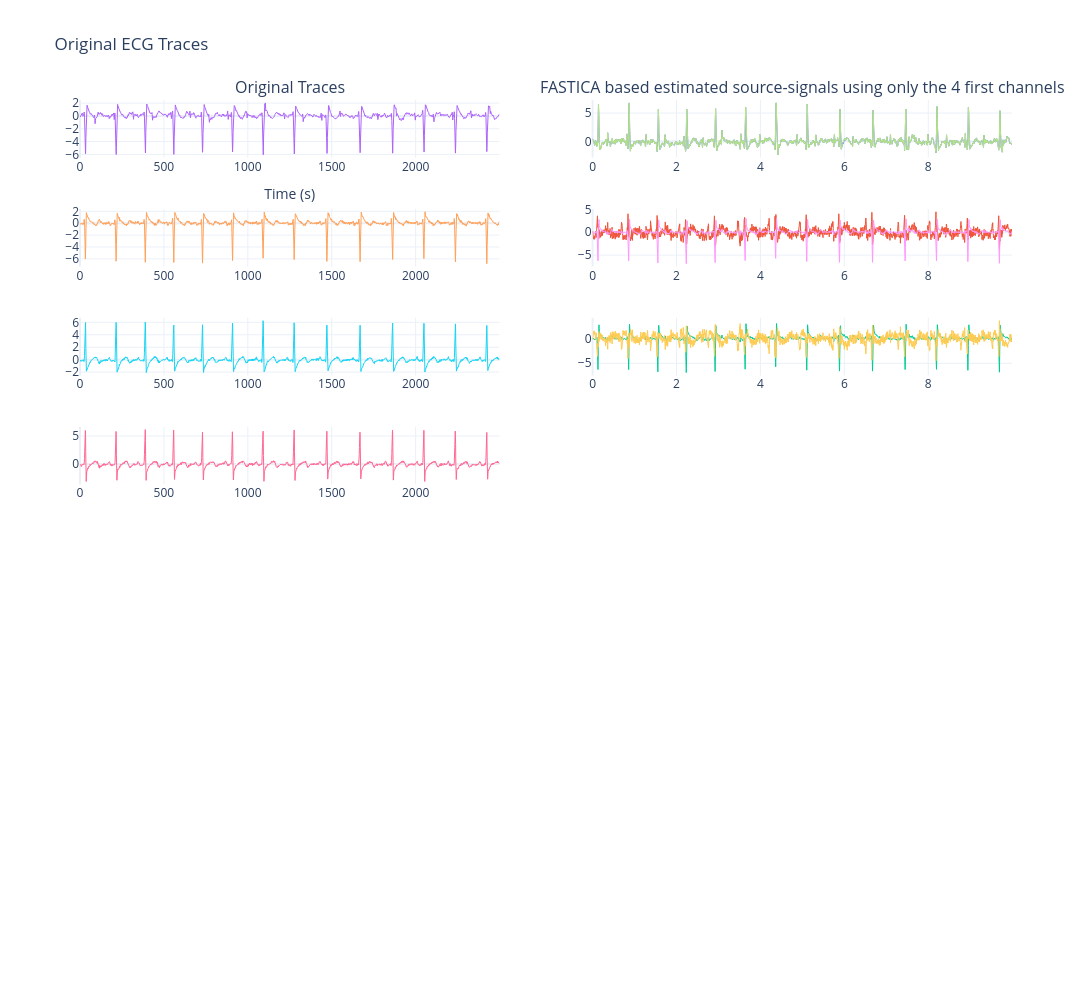

Notebook cell for this chart:
### Code cell
for i, channel in enumerate(ecg_df.columns.tolist()):
    
    fig.add_trace(
        go.Scatter(
            x=ecg_df.index,
            y=ecg_df[channel].values,
            mode='lines',
            line=dict(width=1),
            name=f'Ch{i+1}',
            showlegend=False
        ),
        row=i+1, col=1
    )
ica = FastICA(n_components=3)
S = ica.fit_transform(ecg_df.values)   # sources (icasig)
A = ica.mixing_            # mixing matrix (A)
W = ica.components_ 

fica_df = pd.DataFrame(S)
fica_df = pd.DataFrame(zscore(fica_df, axis=0))
for i, channel in enumerate(fica_df.columns.tolist()):
    fig.add_trace(
        go.Scatter(
            x=time,
            y=fica_df[channel].values, 
            mode='lines',
            line=dict(width=1),
            name=channel,
            showlegend=False,
        ),
        row=i+1, col=2
    )

fig.update_layout(
    height=1000,
    width=1600,
    title="Original ECG Traces",
    xaxis_title='Time (s)',
    template='plotly_white'
    
)
fig.update_xaxes(showgrid=True)
fig.update_yaxes(showgrid=True,)
fig.write_image(os.path.join(IMAGE_DIR,f"fastica_foetal_last_4_seonsors.png"), width=800, height=500, scale=2)
fig.show()

### Figure 1 — Plotly figure (JSON) as saved in the notebook; plotly's stock layout.template omitted (floating-point values rounded to 4 significant figures; data arrays with more than 128 entries replaced by an {"elided": "..."} marker saying what was removed)
{"data": [{"line": {"width": 1}, "mode": "lines", "name": "0", "showlegend": false, "type": "scatter", "x": {"elided": "2500 float values"}, "xaxis": "x2", "y": {"elided": "2500 float values"}, "yaxis": "y2"}, {"line": {"width": 1}, "mode": "lines", "name": "1", "showlegend": false, "type": "scatter", "x": {"elided": "2500 float values"}, "xaxis": "x4", "y": {"elided": "2500 float values"}, "yaxis": "y4"}, {"line": {"width": 1}, "mode": "lines", "name": "2", "showlegend": false, "type": "scatter", "x": {"elided": "2500 float values"}, "xaxis": "x6", "y": {"elided": "2500 float values"}, "yaxis": "y6"}, {"line": {"width": 1}, "mode": "lines", "name": "Ch1", "showlegend": false, "type": "scatter", "x": {"elided": "2500 int values"}, "xaxis": "x", "y": {"elided": "2500 float values"}, "yaxis": "y"}, {"line": {"width": 1}, "mode": "lines", "name": "Ch2", "showlegend": false, "type": "scatter", "x": {"elided": "2500 int values"}, "xaxis": "x3", "y": {"elided": "2500 float values"}, "yaxis": "y3"}, {"line": {"width": 1}, "mode": "lines", "name": "Ch3", "showlegend": false, "type": "scatter", "x": {"elided": "2500 int values"}, "xaxis": "x5", "y": {"elided": "2500 float values"}, "yaxis": "y5"}, {"line": {"width": 1}, "mode": "lines", "name": "Ch4", "showlegend": false, "type": "scatter", "x": {"elided": "2500 int values"}, "xaxis": "x7", "y": {"elided": "2500 float values"}, "yaxis": "y7"}, {"line": {"width": 1}, "mode": "lines", "name": "0", "showlegend": false, "type": "scatter", "x": {"elided": "2500 float values"}, "xaxis": "x2", "y": {"elided": "2500 float values"}, "yaxis": "y2"}, {"line": {"width": 1}, "mode": "lines", "name": "1", "showlegend": false, "type": "scatter", "x": {"elided": "2500 float values"}, "xaxis": "x4", "y": {"elided": "2500 float values"}, "yaxis": "y4"}, {"line": {"width": 1}, "mode": "lines", "name": "2", "showlegend": false, "type": "scatter", "x": {"elided": "2500 float values"}, "xaxis": "x6", "y": {"elided": "2500 float values"}, "yaxis": "y6"}], "layout": {"annotations": [{"font": {"size": 16}, "showarrow": false, "text": "Original Traces", "x": 0.225, "xanchor": "center", "xref": "paper", "y": 1, "yanchor": "bottom", "yref": "paper"}, {"font": {"size": 16}, "showarrow": false, "text": "FASTICA based estimated source-signals using only the 4 first channels", "x": 0.775, "xanchor": "center", "xref": "paper", "y": 1, "yanchor": "bottom", "yref": "paper"}], "height": 1000, "title": {"text": "Original ECG Traces"}, "width": 1600, "xaxis": {"anchor": "y", "domain": [0, 0.45], "showgrid": true, "title": {"text": "Time (s)"}}, "xaxis10": {"anchor": "y10", "domain": [0.55, 1], "showgrid": true}, "xaxis11": {"anchor": "y11", "domain": [0, 0.45], "showgrid": true}, "xaxis12": {"anchor": "y12", "domain": [0.55, 1], "showgrid": true}, "xaxis13": {"anchor": "y13", "domain": [0, 0.45], "showgrid": true}, "xaxis14": {"anchor": "y14", "domain": [0.55, 1], "showgrid": true}, "xaxis15": {"anchor": "y15", "domain": [0, 0.45], "showgrid": true}, "xaxis16": {"anchor": "y16", "domain": [0.55, 1], "showgrid": true}, "xaxis2": {"anchor": "y2", "domain": [0.55, 1], "showgrid": true}, "xaxis3": {"anchor": "y3", "domain": [0, 0.45], "showgrid": true}, "xaxis4": {"anchor": "y4", "domain": [0.55, 1], "showgrid": true}, "xaxis5": {"anchor": "y5", "domain": [0, 0.45], "showgrid": true}, "xaxis6": {"anchor": "y6", "domain": [0.55, 1], "showgrid": true}, "xaxis7": {"anchor": "y7", "domain": [0, 0.45], "showgrid": true}, "xaxis8": {"anchor": "y8", "domain": [0.55, 1], "showgrid": true}, "xaxis9": {"anchor": "y9", "domain": [0, 0.45], "showgrid": true}, "yaxis": {"anchor": "x", "domain": [0.9297, 1], "showgrid": true}, "yaxis10": {"anchor": "x10", "domain": [0.3984, 0.4688], "showgrid": true}, "yaxis11": {"anchor": "x11", "domain": [0.2656, 0.3359], "showgrid": true}, "yaxis12": {"anchor": "x12", "domain": [0.2656, 0.3359], "showgrid": true}, "yaxis13": {"anchor": "x13", "domain": [0.1328, 0.2031], "showgrid": true}, "yaxis14": {"anchor": "x14", "domain": [0.1328, 0.2031], "showgrid": true}, "yaxis15": {"anchor": "x15", "domain": [0, 0.07031], "showgrid": true}, "yaxis16": {"anchor": "x16", "domain": [0, 0.07031], "showgrid": true}, "yaxis2": {"anchor": "x2", "domain": [0.9297, 1], "showgrid": true}, "yaxis3": {"anchor": "x3", "domain": [0.7969, 0.8672], "showgrid": true}, "yaxis4": {"anchor": "x4", "domain": [0.7969, 0.8672], "showgrid": true}, "yaxis5": {"anchor": "x5", "domain": [0.6641, 0.7344], "showgrid": true}, "yaxis6": {"anchor": "x6", "domain": [0.6641, 0.7344], "showgrid": true}, "yaxis7": {"anchor": "x7", "domain": [0.5312, 0.6016], "showgrid": true}, "yaxis8": {"anchor": "x8", "domain": [0.5312, 0.6016], "showgrid": true}, "yaxis9": {"anchor": "x9", "domain": [0.3984, 0.4688], "showgrid": true}}}
